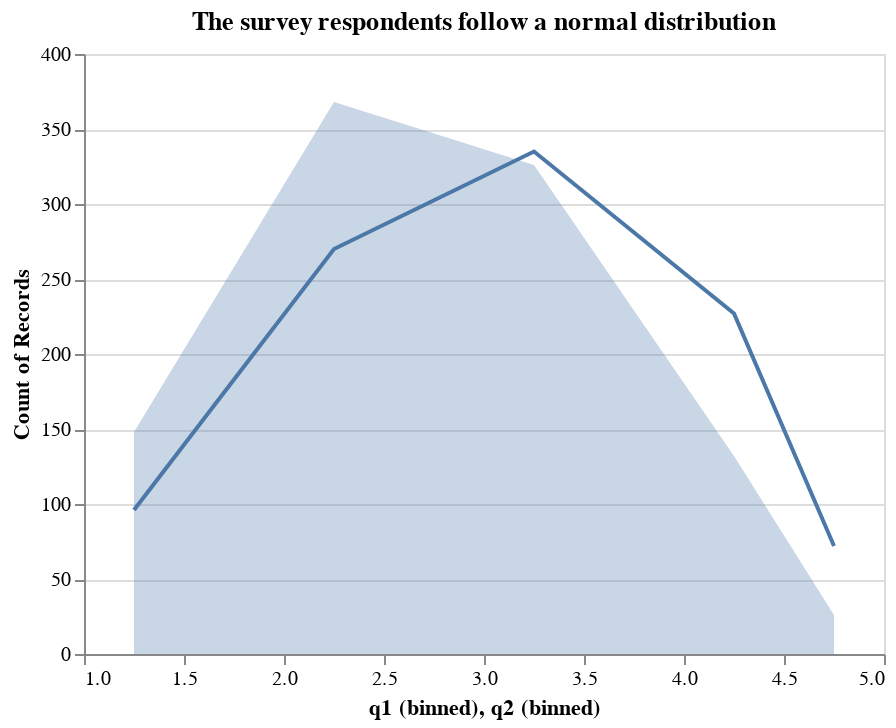

The code cell stored with this chart in its notebook:
### Code cell
sample_chart.mark_area(opacity=0.3) + sample_chart.mark_line().encode(
    alt.X("q2:Q", bin=True), tooltip="count()"
)

### Figure 1 — Vega-Lite specification as saved in the notebook (floating-point values rounded to 4 significant figures; data arrays with more than 128 entries replaced by an {"elided": "..."} marker saying what was removed)
{"config": {"view": {"continuousWidth": 400, "continuousHeight": 300}}, "layer": [{"mark": {"type": "area", "opacity": 0.3}, "encoding": {"x": {"type": "quantitative", "bin": true, "field": "q1"}, "y": {"type": "quantitative", "aggregate": "count"}}, "title": "The survey respondents follow a normal distribution"}, {"mark": "line", "encoding": {"tooltip": {"type": "quantitative", "aggregate": "count"}, "x": {"type": "quantitative", "bin": true, "field": "q2"}, "y": {"type": "quantitative", "aggregate": "count"}}, "title": "The survey respondents follow a normal distribution"}], "data": {"name": "data-b46b64fbe48c44e9e17673045e1409db"}, "$schema": "https://vega.github.io/schema/vega-lite/v4.0.2.json", "datasets": {"data-b46b64fbe48c44e9e17673045e1409db": {"elided": "1000 records"}}}
